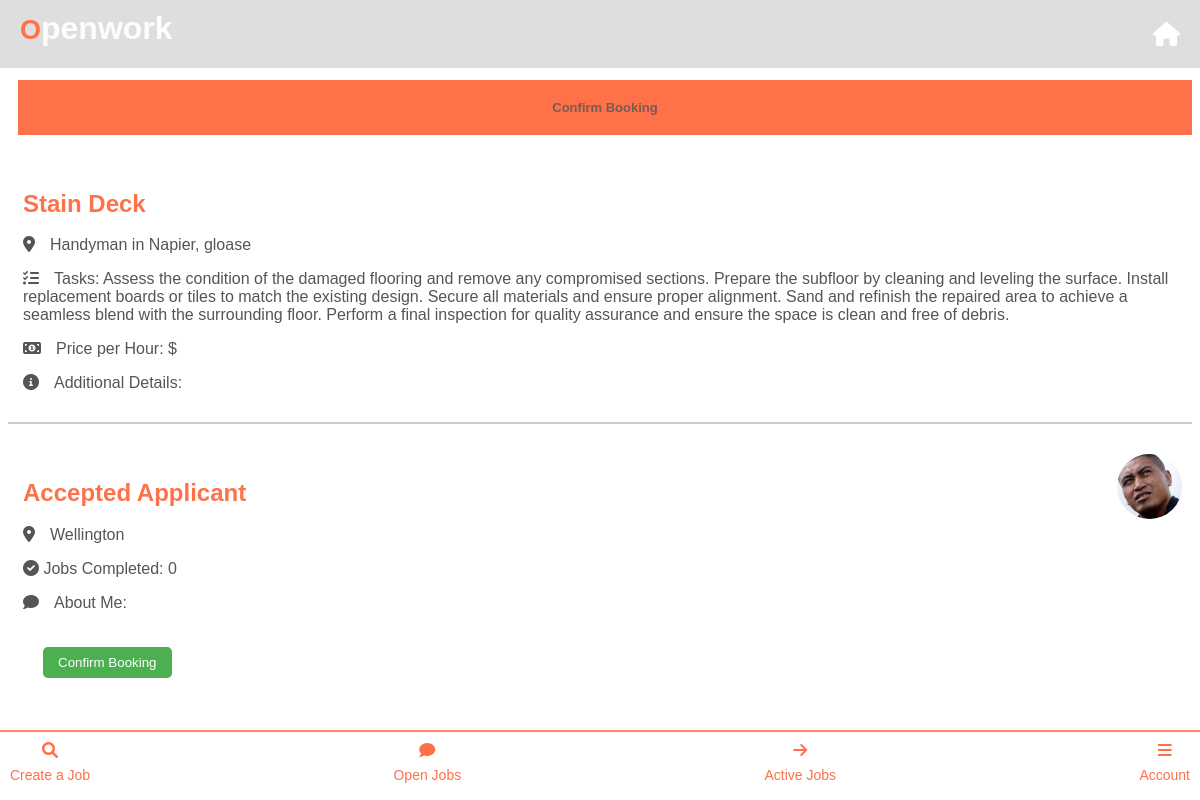
Page /chooseuser/4/2 (signed in) on the committed database.
### app.py (models this page shows)
class Job(db.Model):
    id = db.Column(db.Integer, primary_key=True)
    job_name = db.Column(db.String(100), nullable=False)
    job_category = db.Column(db.String(100), nullable=False)
    location = db.Column(db.String(100), nullable=True)  # Add location column here
    city = db.Column(db.String(100), nullable=False)
    suburb = db.Column(db.String(100), nullable=False)
    contact_number = db.Column(db.String(20), nullable = False)
    tasks = db.Column(db.String(250), nullable=False)
    image_paths = db.Column(db.String(255))
    additional_details = db.Column(db.String(250))
    date_created = db.Column(db.DateTime, default=datetime.utcnow)
    status = db.Column(db.String(20), default='open')  # 'open', 'applied', 'closed', etc.
    applicants = db.relationship('JobApplication', backref='job', lazy=True)
    accepted_user_id = db.Column(db.Integer, nullable=True)
    business_profile_id = db.Column(db.Integer, db.ForeignKey('business_profile.id'), nullable=False)
    payment_required = db.Column(db.Boolean, default=False)
    user_id = db.Column(db.Integer, db.ForeignKey('user.id'))  # Foreign key to User
    user = db.relationship('User', backref=db.backref('jobs', lazy=True))  # Relationship to User

class UserProfileImage(db.Model):
    id = db.Column(db.Integer, primary_key=True)
    user_id = db.Column(db.Integer, db.ForeignKey('user.id'), nullable=False)
    filename = db.Column(db.String(100), nullable=False)

class User(UserMixin, db.Model):
    id = db.Column(db.Integer, primary_key=True)
    user_type = db.Column(db.String(20), nullable=False, default='labourer')
    location = db.Column(db.String(100), nullable=False)
    email = db.Column(db.String(100), unique=True, nullable=False)
    password = db.Column(db.String(100), nullable=False)
    first_name = db.Column(db.String(50), nullable=True)  # Initially nullable
    last_name = db.Column(db.String(50), nullable=True)   # Initially nullable
    jobs_completed = db.Column(db.Integer, default=0)
    business_profile = db.relationship('BusinessProfile', backref='user', uselist=False)
    profile_image = db.relationship('UserProfileImage', backref='user', uselist=False)
    labourer_profile = db.relationship('LabourerProfile', backref='user', uselist=False)
    company_details = db.relationship('CompanyDetails', uselist=False)

### app.py (the view)
@app.route('/chooseuser/<int:job_id>/<int:user_id>', methods=['GET'])
@login_required
def choose_user(job_id, user_id):
    job = Job.query.get(job_id)
    user = User.query.get(user_id)
    return render_template('confirm_user.html', job_details={'job': job}, selected_user=user)

### app.py (called while the page is built)
@login_manager.user_loader
def load_user(user_id):
    return User.query.get(int(user_id))  # Load a user by ID

### templates/confirm_user.html (shortened to what this page needs)
<!DOCTYPE html>
<html lang="en">
<head>
  <link rel="stylesheet" href="https://cdnjs.cloudflare.com/ajax/libs/font-awesome/6.0.0-beta3/css/all.min.css">
  <link rel="stylesheet" href="{{ url_for('static', filename='labourer_home.css') }}">
</head>
<body>
  {% extends 'base_business.html' %}
  {% block content %}
  <br>
  <br>
  <div class="info-container">
    <h1>Confirm Booking</h1>
  </div>
  <div class="job-details-container">
    <h2>{{ job_details.job.job_name }}</h2>
    <p><i class="fas fa-map-marker-alt icon"></i>{{ job_details.job.job_category }} in {{ job_details.job.city }}, {{ job_details.job.suburb }}</p>
    <p><i class="fas fa-tasks icon"></i>Tasks: {{ job_details.job.tasks }}</p>
    <p><i class="fas fa-money-bill-alt icon"></i>Price per Hour: ${{ job_details.job.price_per_hour }}</p>
    <p><i class="fas fa-info-circle icon"></i>Additional Details: {{ job_details.job.additional_details }}</p>
  </div>
  <div class="applicant-profile">
  <h2>Accepted Applicant</h2>
  {% if selected_user and selected_user.profile_image %}
    <img src="{{ url_for('static', filename='profile_pics/' ~ selected_user.profile_image.filename) }}" alt="User Image" class="profile-pic" id="profile-image">
    <p><i class="fas fa-map-marker-alt icon"></i>{{ selected_user.location }}</p>
    <p><i class="fas fa-check-circle label-icon"></i> Jobs Completed: {{ selected_user.jobs_completed }}</i></p>
    <p><i class="fas fa-comment icon"></i>About Me: </p>
  {% else %}
    <p>No user information available for this application.</p>
  {% endif %}
    <form method="post" action="{{ url_for('process_applications', job_id=job_details['job'].id, user_id=selected_user['id']) }}" class="accept-form">
    <button type="submit" class="accept-button">Confirm Booking</button>
    </form>
</div>
  {% endblock %}

### static/labourer_home.css (style rules this page uses)
.info-container { background-color: #fff; margin-bottom: 20px; margin-left: 10px; }
.info-container h1 { color: #585858d3; font-size: small; }
h2 { color: #ff7148; }

### static/base_business.css (style rules this page uses)
h1 { color: #ff7148; font-family: "Arial", sans-serif; margin-bottom: 10px; }
h1 { font-size: 24px; margin: 0; padding: 0; border-top-right-radius: ; }

### templates/confirm_user.html (style rules this page uses)
.info-container { text-align: center; padding: 20px; background-color: #ff7148; }
.job-details-container, .applicant-profile { background-color: #fff; padding: 15px; margin-bottom: 20px; border-bottom: 2px solid #ccc; font-family: 'Lucida Sans', 'Lucida Sans Regular', 'Lucida Grande', 'Lucida Sans Unicode', Geneva, Verdana, sans-serif; }
.job-details-container h2, .applicant-profile h2 { color: #ff7148; margin-bottom: 18px; }
.job-details-container p, .applicant-profile p { color: #555; margin-bottom: 15px; }
.job-details-container .icon, .applicant-profile .icon { margin-right: 15px; }
.applicant-profile { position: relative; }
.applicant-profile .profile-pic { border-radius: 50%; width: 65px; height: 65px; object-fit: cover; position: absolute; top: 10px; right: 10px; }
.applicant-profile p { color: #555; margin-bottom: 15px; }
.chat-link, .accept-form { margin-left: 20px; display: inline-block; }
.accept-button { background-color: #4CAF50; color: white; border: none; padding: 8px 15px; border-radius: 5px; cursor: pointer; margin-bottom: 50px; margin-top: 20px; }

### rows in the picture
Job: job.job_name "Stain Deck", job.job_category "Handyman", job.city "Napier", job.suburb "gloase", job.tasks "Assess the condition of the damaged flooring and remove any compromised sections. Prepare the subfloor by cleaning and leveling the surface. Install replacement boards or tiles to match the existing design. Secure all materials and ensure proper alignment. Sand and refinish the repaired area to achieve a seamless blend with the surrounding floor. Perform a final inspection for quality assurance and ensure the space is clean and free of debris."
UserProfileImage: filename (picture)
User: location "Wellington", jobs_completed "0"
